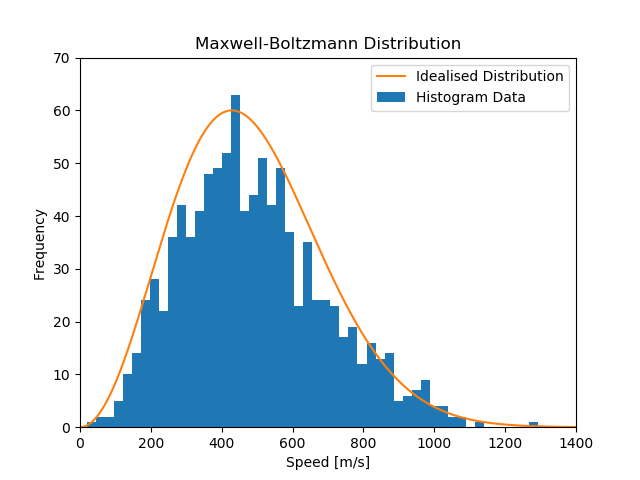

The Python source for this figure:
import numpy as np
import scipy as sp
import matplotlib.pyplot as plt

plt.close('all')

#JDP loading in the text file and defining some constants
molecular_speeds = np.loadtxt('molecular_speeds.txt') 
k = 1.38E-23
T = 298
m = 28*1.6E-27

#JDP defining a vector of speeds to plot the idealised distribution
v = np.linspace(0,1500,500)

#JDP Making the Maxwell-Boltzmann distribution. The last line first normalises
#JDP it then scales it to fit the histogram. The number 60 was got by inspection
#JDP from the graph - quick and dirty but it works.
A = (m/(2*np.pi*k*T))**1.5
speeds_dist = A*np.exp(-(m*(v**2)/(2*k*T)))*v*v*4*np.pi
speeds_dist = (speeds_dist / np.max(speeds_dist))*60 

#JDP Plotting everything, using 50 bins for the histogram.
plt.figure()
plt.hist(molecular_speeds, 50, label='Histogram Data')
plt.plot(v, speeds_dist, label='Idealised Distribution')
plt.xlim(0, 1400)
plt.ylim(0,70)
plt.xlabel('Speed [m/s]')
plt.ylabel('Frequency')
plt.title('Maxwell-Boltzmann Distribution')
plt.legend()
plt.savefig('ex_2_q_3.png')